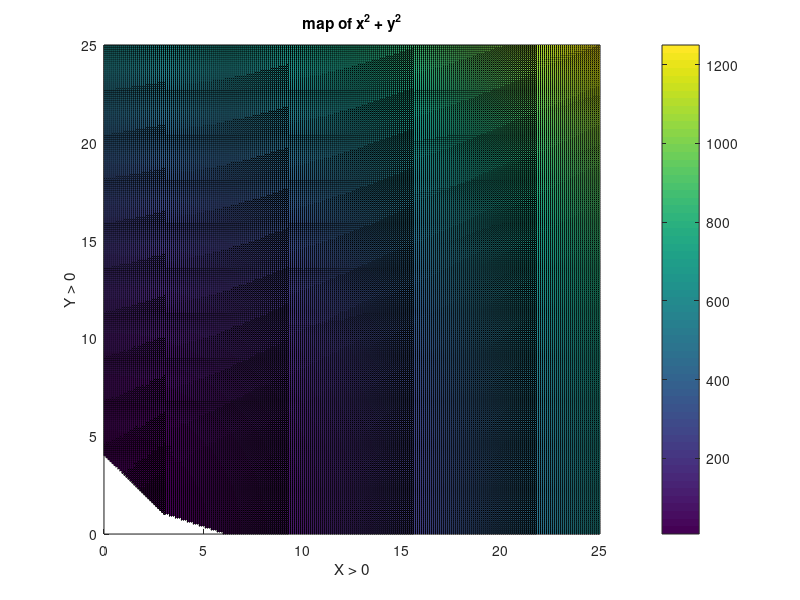
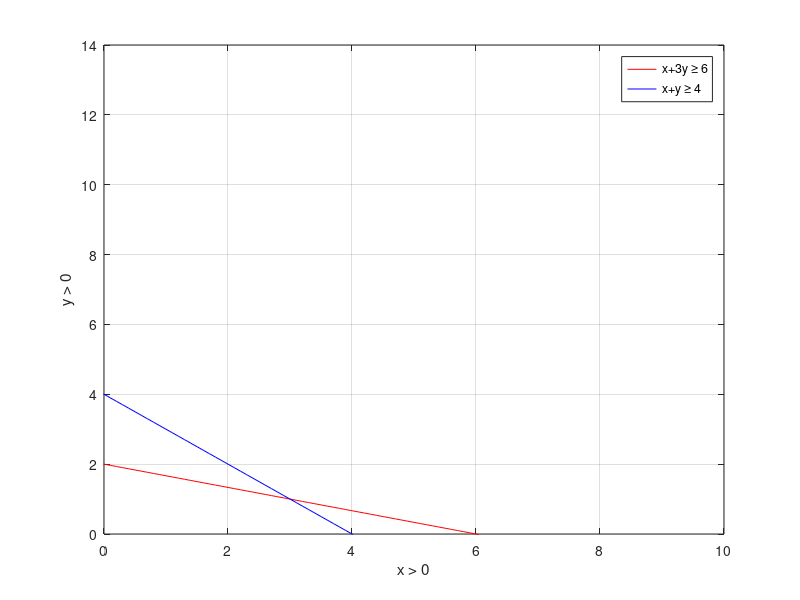

MATLAB code for these plots, in order:
clear all
close all
clc

%% Approach 1 (conditions calcuated manually)
% (most likely incorrect)
x = 0: 0.1: 4;
y = 0: 0.1: 2;
[X,Y] = meshgrid(x,y);

objective_function = X.^2 + Y.^2;

[app1.min_val, Idx] = min(objective_function(:));
[app1.min_row, app1.min_col] = ind2sub(size(objective_function), Idx);

app1.min_val_x = X(app1.min_row, app1.min_col);
app1.min_val_y = Y(app1.min_row, app1.min_col);

% figure(1), subplot(2,1,1), surf(X, Y, objective_function), colorbar
% xlabel('X = [0,4]'), ylabel('Y = [0,2]'), zlabel('X^2 + Y^2'), title('conditions manually calculated')
% subplot(2,1,2), plot(1:length(objective_function(:)), objective_function(:), 'b'), ylabel('X^2 + Y^2'), hold on
% scatter(Idx, min(objective_function(:)), 'ro', 'filled'), grid on



%% Approach 2 (conditions calculated by MATLAB)

v = -10:0.1:25;
[X,Y] = meshgrid(v);

conditions = (X + 3*Y >= 6) & (X + Y >= 4) ...
             & (X >= 0) & (Y >= 0);   % contains logical 0's and 1's
         
conditions = double(conditions);
conditions(conditions == 0) = NaN;

X = X .* conditions;
Y = Y .* conditions;

objective_function = X.^2 + Y.^2;

[app2.min_val, Idx] = min(objective_function(:));
[app2.min_row, app2.min_col] = ind2sub(size(objective_function), Idx);

app2.min_val_x = X(app2.min_row, app2.min_col);
app2.min_val_y = Y(app2.min_row, app2.min_col);

% figure(2), subplot(2,1,1), surf(X, Y, objective_function), colorbar
% xlabel('X'), ylabel('Y'), zlabel('X^2 + Y^2'), title('conditions calculated by MATLAB')
% subplot(2,1,2), plot(1:length(objective_function(:)), objective_function(:), 'b'), ylabel('X^2 + Y^2'), hold on
% scatter(Idx, min(objective_function(:)), 'ro', 'filled'), grid on

figure(2), surf(X, Y, objective_function), colorbar, view(0,90)
xlabel('X > 0'), ylabel('Y > 0'), zlabel('X^2 + Y^2'), title('map of x^2 + y^2')


%% approach 3 (using plot functions)

x = -10:0.1:10;

y1 = 2 - (x/3);
y2 = 4 - x;

figure(3), plot(x,y1,'r', x,y2,'b'), legend('x+3y \geq 6', 'x+y \geq 4'),
xlabel('x > 0'), ylabel('y > 0'), xlim([0 inf]), ylim([0 inf]), grid on


%% approach 4 (using contourf function)
% axis values incorrect, colors incorrect

v = -10:0.1:25;
[X,Y] = meshgrid(v);

ineq1 = X + 3*Y >= 6;    % First inequation
ineq2 = X + Y >= 4;      % Second inequation
both = ineq1 & ineq2;    % logical 1's and 0's

% figure(4), hold on
% c = 1:3;                                   % Contour levels
% contourf(c(1) * ineq1, [c(1), c(1)], 'b')  % Fill area for first inequation
% contourf(c(2) * ineq2, [c(2), c(2)], 'g')  % Fill area for second inequation
% contourf(c(3) * both, [c(3), c(3)], 'r')   % Fill area for both inequations
% legend('First', 'Second', 'Both')
% xax = X(1,:);
% yax = Y(:,1);
% xlim([0 inf]), ylim([0 inf])
% set(gca, ...                               %# Fixing axes ticks
%     'XTickLabel', {X(get(gca, 'XTick'))}, ...
%     'YTickLabel', {Y(get(gca, 'YTick'))})